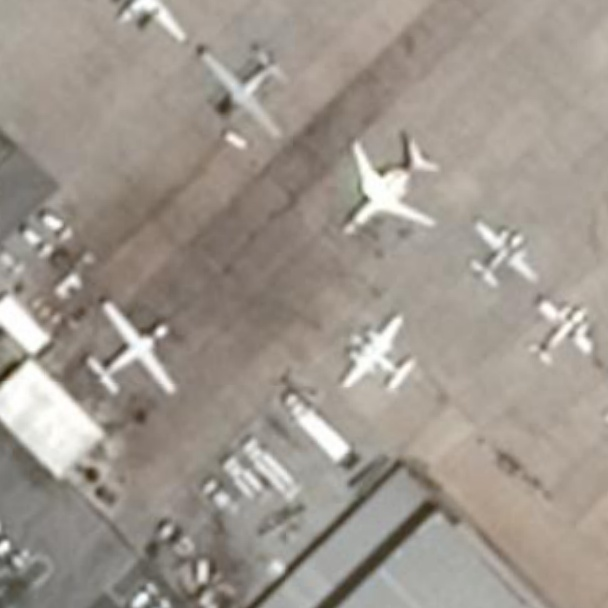
#> input picture data/large_data/train_images/10.jpg, 608 x 608 px, found by its file name; its folder holds only this picture in this run
$ jupyter execute find_anis_dif_params.ipynb
#> lines starting #> are read from the running program, lines starting #| are printed output that depends on the picture
### src/image_processing.py
import numpy as np
from random import sample
from PIL import ImageOps, Image


# [34 lines left out: functions load_images, get_shuffled_idxs, not called in this run]


def add_noise(img, scale=0.2707) -> np.array:
    """
    Adds the noise on image using
    (img + img * noise) formula
    """
    # Create noise
    size = img.shape
    noise = np.random.rayleigh(scale=scale, size=size)
    # Add noise
    noised_img = img + img * noise
    return noised_img


# [51 lines left out: function add_borders, not called in this run]

### src/fastaniso.py
# Original work: Copyright (c) 1995-2012 Peter Kovesi pk@peterkovesi.com
# Modified work: Copyright (c) 2012 Alistair Muldal
#
# Permission is hereby granted, free of charge, to any person obtaining a copy
# of this software and associated documentation files (the "Software"), to deal
# in the Software without restriction, including without limitation the rights
# to use, copy, modify, merge, publish, distribute, sublicense, and/or sell
# copies of the Software, and to permit persons to whom the Software is
# furnished to do so, subject to the following conditions:
#
# The above copyright notice and this permission notice shall be included in all
# copies or substantial portions of the Software.
#
# The software is provided "as is", without warranty of any kind, express or
# implied, including but not limited to the warranties of merchantability,
# fitness for a particular purpose and noninfringement. In no event shall the
# authors or copyright holders be liable for any claim, damages or other
# liability, whether in an action of contract, tort or otherwise, arising from,
# out of or in connection with the software or the use or other dealings in the
# software.

import numpy as np
import warnings

def anisodiff(img,niter=1,kappa=50,gamma=0.1,step=(1.,1.),option=1,ploton=False):
	"""
	Anisotropic diffusion.

	Usage:
	imgout = anisodiff(im, niter, kappa, gamma, option)

	Arguments:
	        img    - input image
	        niter  - number of iterations
	        kappa  - conduction coefficient 20-100 ?
	        gamma  - max value of .25 for stability
	        step   - tuple, the distance between adjacent pixels in (y,x)
	        option - 1 Perona Malik diffusion equation No 1
	                 2 Perona Malik diffusion equation No 2
	        ploton - if True, the image will be plotted on every iteration

	Returns:
	        imgout   - diffused image.

	kappa controls conduction as a function of gradient.  If kappa is low
	small intensity gradients are able to block conduction and hence diffusion
	across step edges.  A large value reduces the influence of intensity
	gradients on conduction.

	gamma controls speed of diffusion (you usually want it at a maximum of
	0.25)

	step is used to scale the gradients in case the spacing between adjacent
	pixels differs in the x and y axes

	Diffusion equation 1 favours high contrast edges over low contrast ones.
	Diffusion equation 2 favours wide regions over smaller ones.

	Reference:
	P. Perona and J. Malik.
	Scale-space and edge detection using ansotropic diffusion.
	IEEE Transactions on Pattern Analysis and Machine Intelligence,
	12(7):629-639, July 1990.

	Original MATLAB code by Peter Kovesi
	School of Computer Science & Software Engineering
	The University of Western Australia
	pk @ csse uwa edu au
	<http://www.csse.uwa.edu.au>

	Translated to Python and optimised by Alistair Muldal
	Department of Pharmacology
	University of Oxford
	<alistair.muldal@pharm.ox.ac.uk>

	June 2000  original version.
	March 2002 corrected diffusion eqn No 2.
	July 2012 translated to Python
	"""

	# ...you could always diffuse each color channel independently if you
	# really want
	if img.ndim == 3:
		warnings.warn("Only grayscale images allowed, converting to 2D matrix")
		img = img.mean(2)

	# initialize output array
	img = img.astype('float32')
	imgout = img.copy()

	# initialize some internal variables
	deltaS = np.zeros_like(imgout)
	deltaE = deltaS.copy()
	NS = deltaS.copy()
	EW = deltaS.copy()
	gS = np.ones_like(imgout)
	gE = gS.copy()

	# create the plot figure, if requested
	if ploton:
		import pylab as pl
		from time import sleep

		fig = pl.figure(figsize=(20,5.5),num="Anisotropic diffusion")
		ax1,ax2 = fig.add_subplot(1,2,1),fig.add_subplot(1,2,2)

		ax1.imshow(img,interpolation='nearest')
		ih = ax2.imshow(imgout,interpolation='nearest',animated=True)
		ax1.set_title("Original image")
		ax2.set_title("Iteration 0")

		fig.canvas.draw()

	for ii in range(niter):

		# calculate the diffs
		deltaS[:-1,: ] = np.diff(imgout,axis=0)
		deltaE[: ,:-1] = np.diff(imgout,axis=1)

		# conduction gradients (only need to compute one per dim!)
		if option == 1:
			gS = np.exp(-(deltaS/kappa)**2.)/step[0]
			gE = np.exp(-(deltaE/kappa)**2.)/step[1]
		elif option == 2:
			gS = 1./(1.+(deltaS/kappa)**2.)/step[0]
			gE = 1./(1.+(deltaE/kappa)**2.)/step[1]

		# update matrices
		E = gE*deltaE
		S = gS*deltaS

		# subtract a copy that has been shifted 'North/West' by one
		# pixel. don't as questions. just do it. trust me.
		NS[:] = S
		EW[:] = E
		NS[1:,:] -= S[:-1,:]
		EW[:,1:] -= E[:,:-1]

		# update the image
		imgout += gamma*(NS+EW)

		if ploton:
			iterstring = "Iteration %i" %(ii+1)
			ih.set_data(imgout)
			ax2.set_title(iterstring)
			fig.canvas.draw()
			# sleep(0.01)

	return imgout

# [137 lines left out: function anisodiff3, not called in this run]

### src/find_anis_dif_params.ipynb
[cell 1]
from PIL import ImageOps, Image
from fastaniso import anisodiff
import numpy as np
from os import listdir
from pathlib import Path
# from assistive_funcs import check_ssim, check_gmsd
from skimage.metrics import structural_similarity as ssim
from image_processing import add_noise

[cell 2]
p_original_images = Path(r"..\data\large_data\train_images")
output_path = Path(r"..\data\large_data\filtered_anisdiff")

[cell 3]
img_names = listdir(p_original_images)
imgs_arr = [np.array(ImageOps.grayscale(Image.open(p_original_images / name)), dtype=float) for name in img_names]
#> imgs_arr = 1 item
noised_imgs_arr = [add_noise(img) for img in imgs_arr]
#> in add_noise, `noised_img = img + img * noise`:
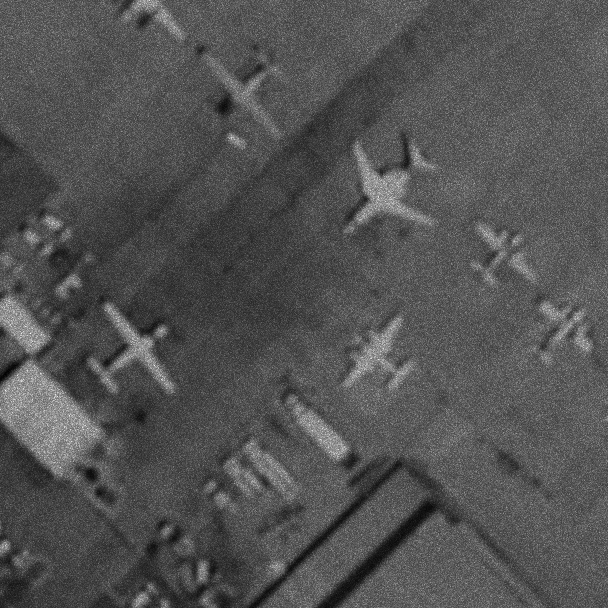
#> noised_img: shape (608, 608) float64; min 34.83, max 554.3, mean 204.3; drawn with min black and max white
#> noised_imgs_arr = 1 item

[cell 4]
niters = [1, 2, 5, 10]
kappa = [0.1, 0.5, 1, 5, 10, 50, 100, 150]

[cell 5]
for i in niters:
    print(f"niters = {i}")
    for k in kappa:
        ssim_arr = []
        gmsd_arr = []
        for noised_img, original_img, name in zip(noised_imgs_arr, imgs_arr, img_names):
            img_filtered = anisodiff(noised_img, niter=i, kappa=k).astype(np.float64)
            ssim_arr.append(ssim(img_filtered, original_img))
            Image.fromarray(img_filtered.astype(np.uint8)).save(output_path / f"{name[:-4]}_i{i}_k{k}.png")
        print(f"\tKappa = {k}, ssim = {np.mean(ssim_arr):.2F}")
#> this loop made 4 passes
#> pass 1, `Image.fromarray(img_filtered.astype(np.uint8)).save(output_path / f"{n..`:
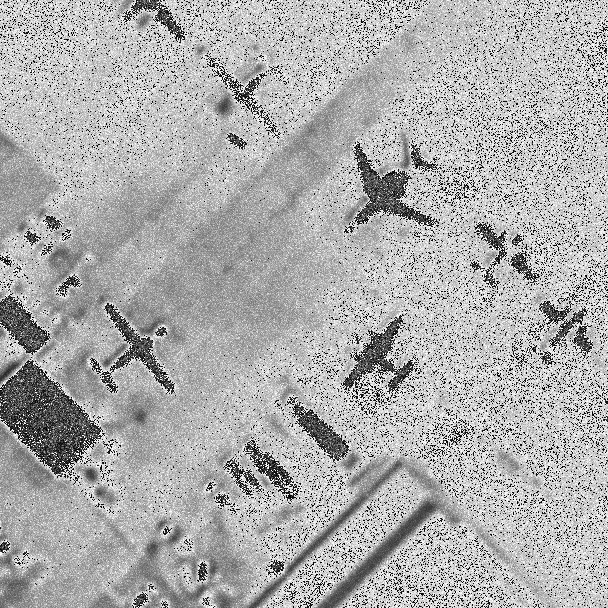
#> saved as 10_i1_k0.1.png: PIL image 608x608 L; min 0, max 255, mean 173.2
            # ssim_arr.append(check_gmsd(img_filtered, original_img))


        # img_filtered = img_filtered.astype(np.uint8)
        # Image.fromarray(img_filtered).save(f"{p_img}_I{i}_K{k}.jpg")

$ run again, on data/large_data/train_images/5.jpg
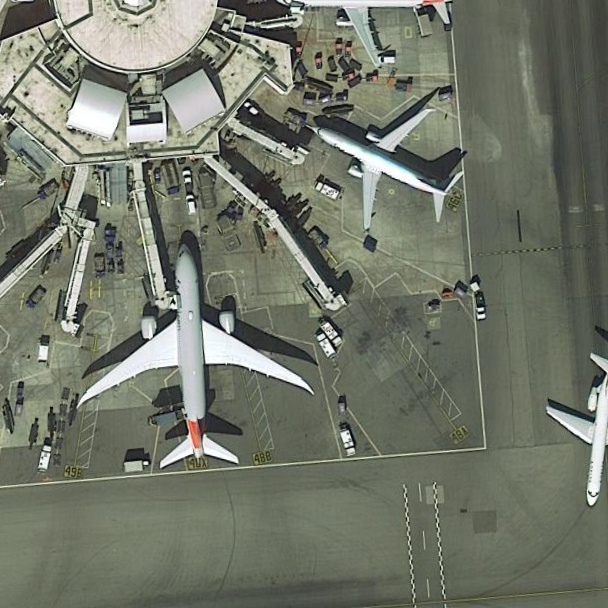
#> input picture data/large_data/train_images/5.jpg, 608 x 608 px, found by its file name
#> imgs_arr = 1 item
#> in add_noise, `noised_img = img + img * noise`:
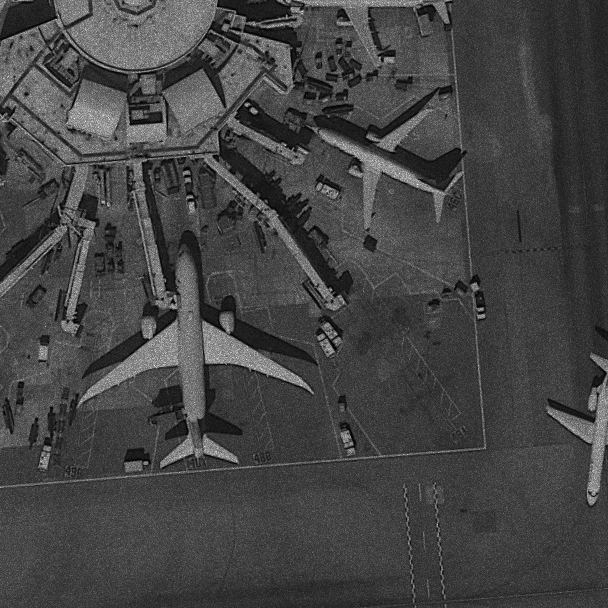
#> noised_img: shape (608, 608) float64; min 0, max 574.5, mean 155.2; drawn with min black and max white
#> the loop `for i in niters:` made 4 passes
#> pass 1, `Image.fromarray(img_filtered.astype(np.uint8)).save(output_path / f"{n..`:
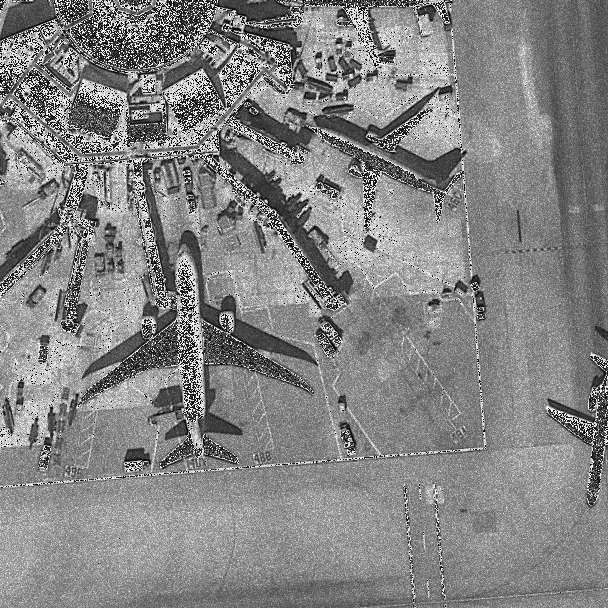
#> saved as 5_i1_k0.1.png: PIL image 608x608 L; min 0, max 255, mean 132

$ run again, on data/large_data/train_images/6.jpg
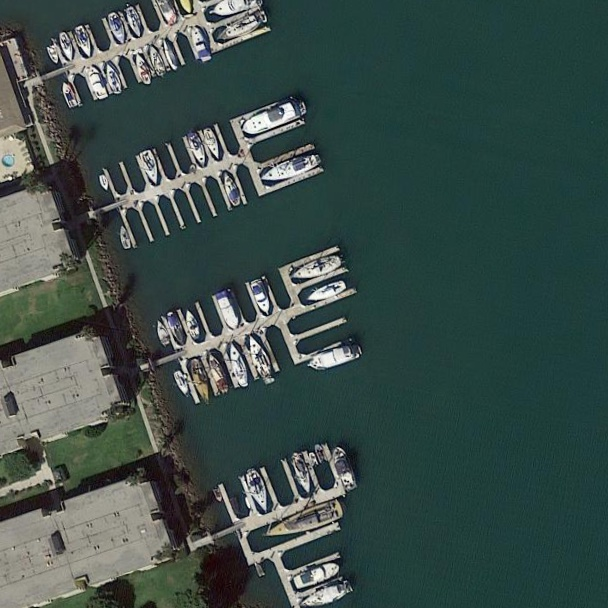
#> input picture data/large_data/train_images/6.jpg, 608 x 608 px, found by its file name
#> imgs_arr = 1 item
#> in add_noise, `noised_img = img + img * noise`:
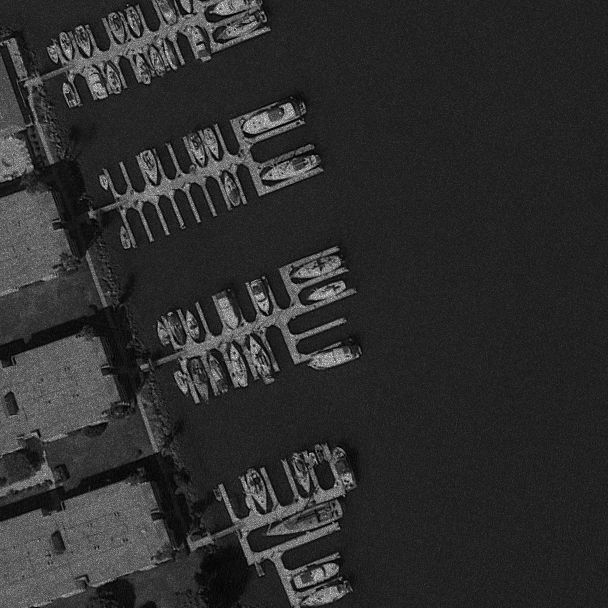
#> noised_img: shape (608, 608) float64; min 0, max 531.2, mean 97.3; drawn with min black and max white
#> the loop `for i in niters:` made 4 passes
#> pass 1, `Image.fromarray(img_filtered.astype(np.uint8)).save(output_path / f"{n..`:
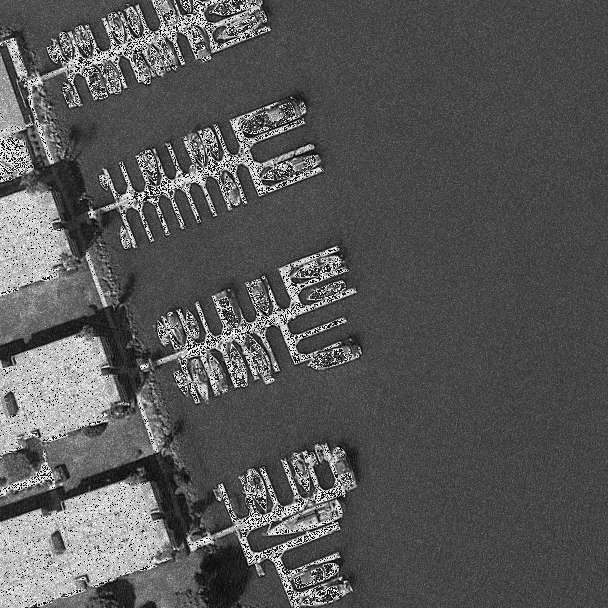
#> saved as 6_i1_k0.1.png: PIL image 608x608 L; min 0, max 255, mean 87.9

$ run again, on data/large_data/train_images/8.jpg
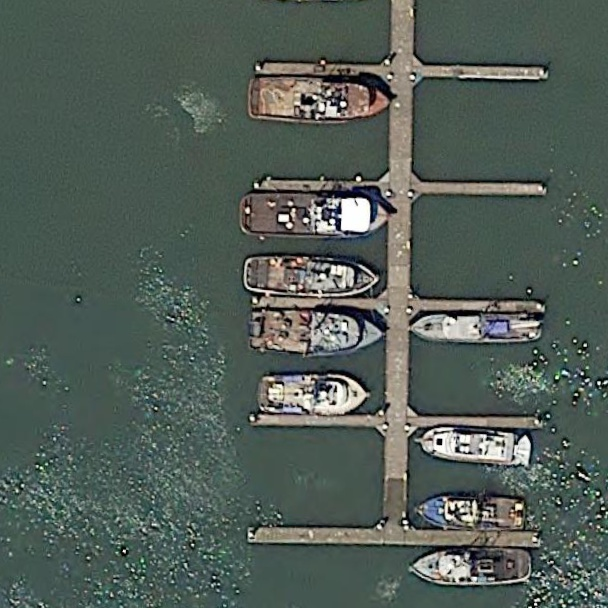
#> input picture data/large_data/train_images/8.jpg, 608 x 608 px, found by its file name
#> imgs_arr = 1 item
#> in add_noise, `noised_img = img + img * noise`:
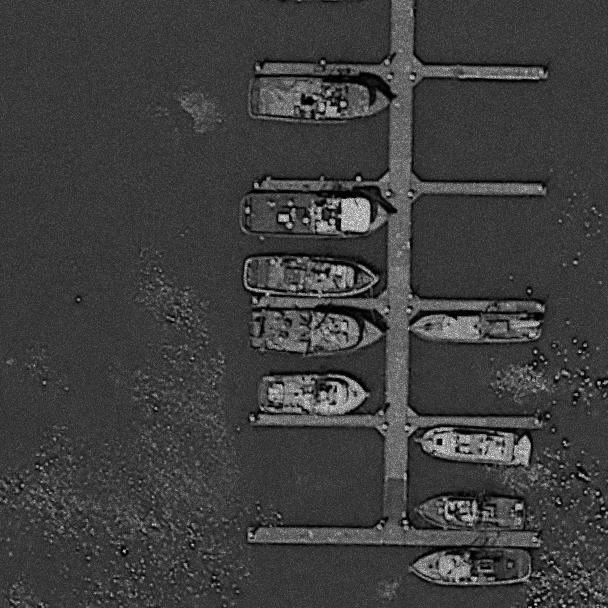
#> noised_img: shape (608, 608) float64; min 0, max 490, mean 119.9; drawn with min black and max white
#> the loop `for i in niters:` made 4 passes
#> pass 1, `Image.fromarray(img_filtered.astype(np.uint8)).save(output_path / f"{n..`:
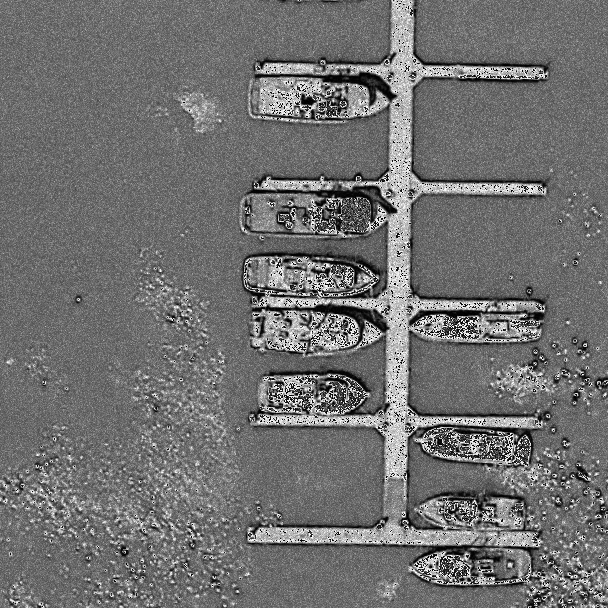
#> saved as 8_i1_k0.1.png: PIL image 608x608 L; min 0, max 255, mean 112.1

$ run again, on data/large_data/train_images/2.jpg
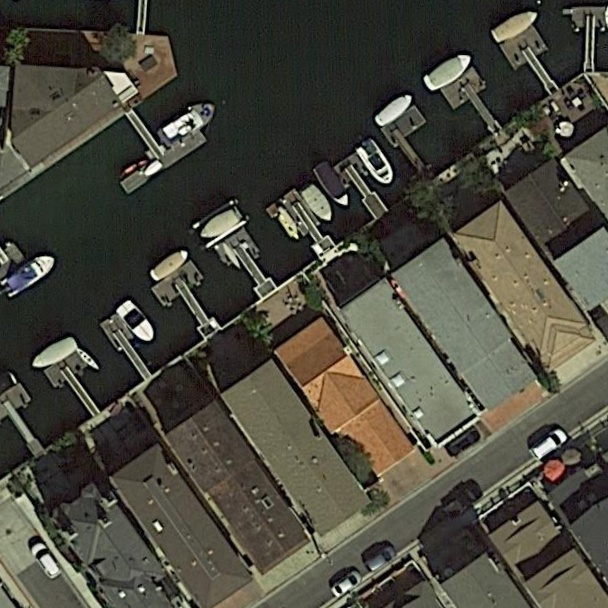
#> input picture data/large_data/train_images/2.jpg, 608 x 608 px, found by its file name
#> imgs_arr = 1 item
#> in add_noise, `noised_img = img + img * noise`:
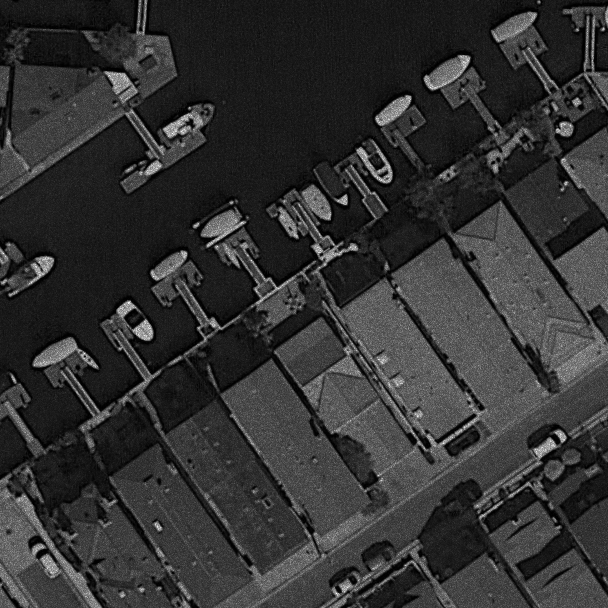
#> noised_img: shape (608, 608) float64; min 0, max 484.8, mean 97.5; drawn with min black and max white
#> the loop `for i in niters:` made 4 passes
#> pass 1, `Image.fromarray(img_filtered.astype(np.uint8)).save(output_path / f"{n..`:
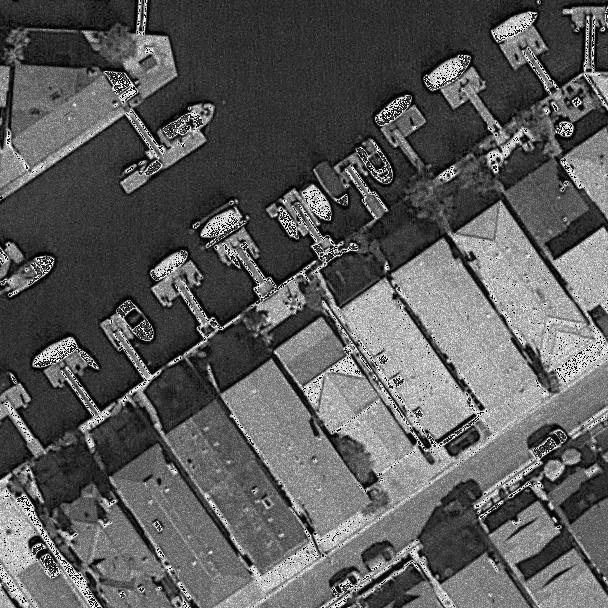
#> saved as 2_i1_k0.1.png: PIL image 608x608 L; min 0, max 255, mean 91.7
